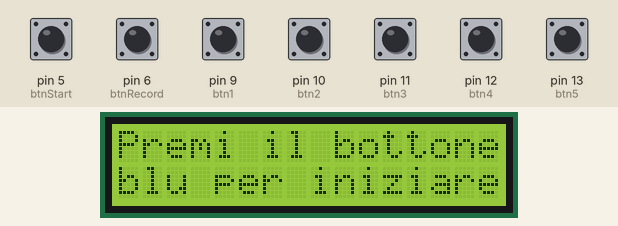
Simulated run of this sketch. Board: Arduino Uno, built with avr-gcc and run on an emulated ATmega328P. On the bench: 16×2 character LCD. The inputs (shaded band) are chosen by the test bench; at power-on: pin 5 (btnStart), pin 6 (btnRecord), pin 9 (btn1), pin 10 (btn2), pin 11 (btn3), pin 12 (btn4), pin 13 (btn5) LOW. Random numbers use the default seed unless the sketch sets one.

Above: at 1.2 s.
1.3 s: pin 5 (btnStart) pulled HIGH for 0.15 s
At 2.0 s:
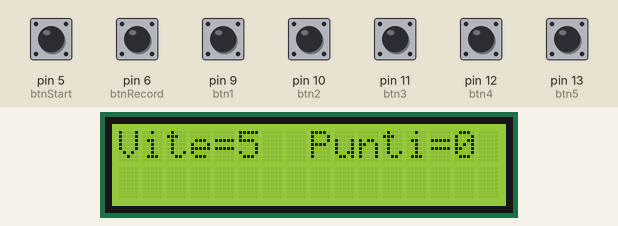
7.4 s: pin 9 (btn1) pulled HIGH for 0.15 s
At 10.1 s:
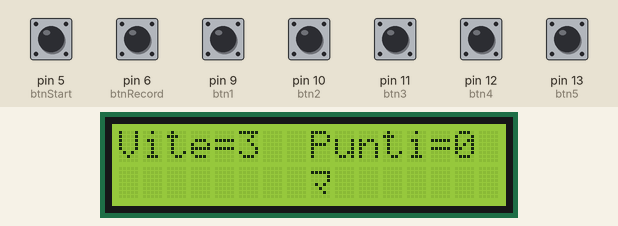
10.5 s: pin 5 (btnStart) driven HIGH and pin 9 (btn1) driven HIGH
At 13.1 s:
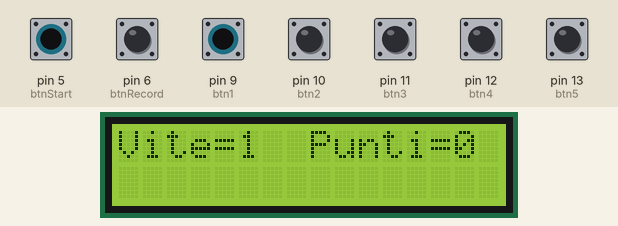
13.5 s: pin 9 (btn1) driven LOW
At 16.1 s:
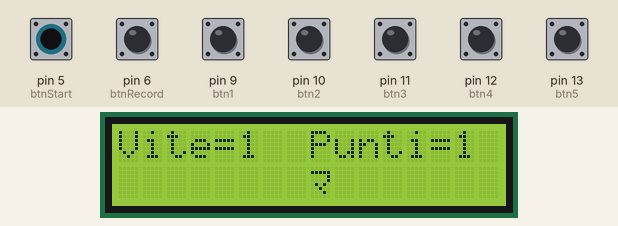
16.5 s: pin 5 (btnStart) driven LOW
19.5 s: pin 6 (btnRecord) pulled HIGH for 0.15 s
At 20.8 s:
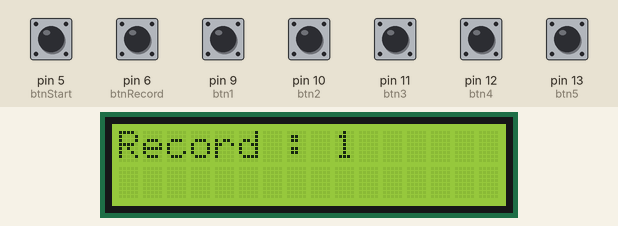
Timing chart, 0 to 22.5 s (numbered marks = the images above; inputs shaded):
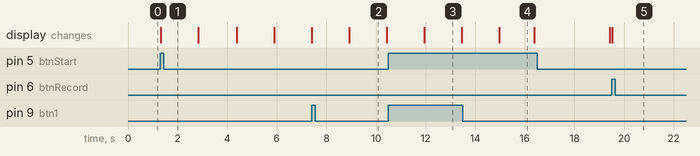

Measured:
- after the input at 1.3 s, the display: changes at once (image 1)
- after the input at 19.5 s, the display: changes at once (image 5)
- what the display in image 2 shows lasts 1.5 s, from 8.9 s to 10.4 s
- what the display in image 4 shows lasts 1.4 s, from 15.0 s to 16.4 s

The sketch:

Caccia_al_PiGreco.ino
```cpp
#include <LiquidCrystal_I2C.h>

int posizione;
int tempo;
int vite;
int punti;
int record;
int var;
int btnRecord;
int btnStart;
int btn1;
int btn2;
int btn3;
int btn4;
int btn5;
bool corretto;
LiquidCrystal_I2C lcd(0x27, 16, 2);

void setup() {
  // put your setup code here, to run once:
  btnStart = 5;
  btnRecord = 6;
  btn1 = 9;
  btn2 = 10;
  btn3 = 11;
  btn4 = 12;
  btn5 = 13;
  corretto = false;
  lcd.init();
  lcd.backlight();
  pinMode(btnRecord, INPUT);
  pinMode(btnStart, INPUT);
  pinMode(btn1, INPUT);
  pinMode(btn2, INPUT);
  pinMode(btn3, INPUT);
  pinMode(btn4, INPUT);
  pinMode(btn5, INPUT);
}

void loop() {
  // put your main code here, to run repeatedly:
  Inizio();
  Azzera();
  if (digitalRead(btnRecord) == HIGH)
  {
    Record();
  }
  if (digitalRead(btnStart) == HIGH)
  {
    lcd.clear();
    PrimaRiga(vite, punti);
    while (vite > 0)
    {
      SceltaPosizione();
      if (random(1, 11) == 1)
      {
        malus();
      }
      else if (random(1, 11) == 1)
      {
        bonus();
      }
      else
      {
        piGreco();
      }
    }
    PartitaFinita();
  }
  if (punti > record)
  { //aggiorno il record se necessario
    record = punti;
  }
}
void Inizio() // scritta iniziale
{
  lcd.setCursor(0, 0); lcd.print("Premi il bottone");
  lcd.setCursor(0, 1); lcd.print("blu per iniziare");
}
void Record() //scrivo il record
{
  lcd.clear();
  lcd.setCursor(0, 0); lcd.print("Record : " + String(record));
  delay(4000);
  loop();
}
void SceltaPosizione() //scelgo
{
  var = 0;
  corretto = false;
  delay(1500);
  int Array[] = {2, 5, 8, 11, 14};
  posizione = random(0, 5);
  lcd.setCursor(Array[posizione], 1); //posizione dove scrivo il piGreco o il bonus o il malus
}
void malus()
{
  lcd.print("m"); //scrivo il malus
  while (var < tempo)
  {
    if (BottoniErrati(0) == true)
    { //l'utente ha premuto un bottone sbagliato
      vite--;
      tempo = tempo - 30;
      break;
    }
    var++;
    delay(1);
  }
  lcd.clear();
  PrimaRiga(vite, punti);
}
void bonus()
{
  lcd.print("b"); //scrivo il bonus
  while (var < tempo)
  {
    if (digitalRead(posizione + 9) == HIGH)
    { //l'utente ha premuto il bottone corretto
      vite++;
      tempo = tempo + 30;
      break;
    }
    else if (BottoniErrati(posizione + 9) == true)
    { //l'utente ha premuto il bottone sbagliato
      vite--;
      tempo = tempo - 30;
      break;
    }
    var++;
    delay(1);
  }
  lcd.clear();
  PrimaRiga(vite, punti);
}

void piGreco()
{
  lcd.print("π"); //scrivo il piGreco
  while (var < tempo)
  {
    if (digitalRead(posizione + 9) == HIGH)
    { //l'utente ha premuto il bottone corretto
      punti++;
      tempo = tempo - 30;
      corretto = true;
      break;
    }
    else if (BottoniErrati(posizione + 9) == true)
    { //l'utente ha premuto il bottone sbagliato
      corretto = false;
      break;
    }
    var++;
    delay(1);
  }
  if (corretto == false)
  { //se l'utente ha sbagliato o non ha premuto nessun bottone diminuisco le vite e il tempo
    vite--;
    tempo = tempo - 30;
  }
  lcd.clear();
  PrimaRiga(vite, punti);
}
void Azzera()
{
  vite = 5;
  punti = 0;
  var = 0;
  tempo = 1500;
}
bool BottoniErrati(int a) //se l'utente preme il bottone sbagliato intervengo
{
  bool sbagliato = false;
  for (int b = 9; b < 14; b++)
  {
    if (a != b)
    {
      if (digitalRead(b) == HIGH)
      {
        sbagliato = true;
      }
    }
  }
  return sbagliato;
}
void PrimaRiga(int vita, int Punti) //scrivo vite e punti
{
  lcd.setCursor(0, 0);
  lcd.print("Vite=" + String(vita));
  lcd.setCursor(8, 0);
  lcd.print("Punti=" + String(Punti));
}
void PartitaFinita() //fine partita
{
  lcd.clear();
  lcd.setCursor(0, 0);
  lcd.print("Game Over");
  delay(3000);
}
```
